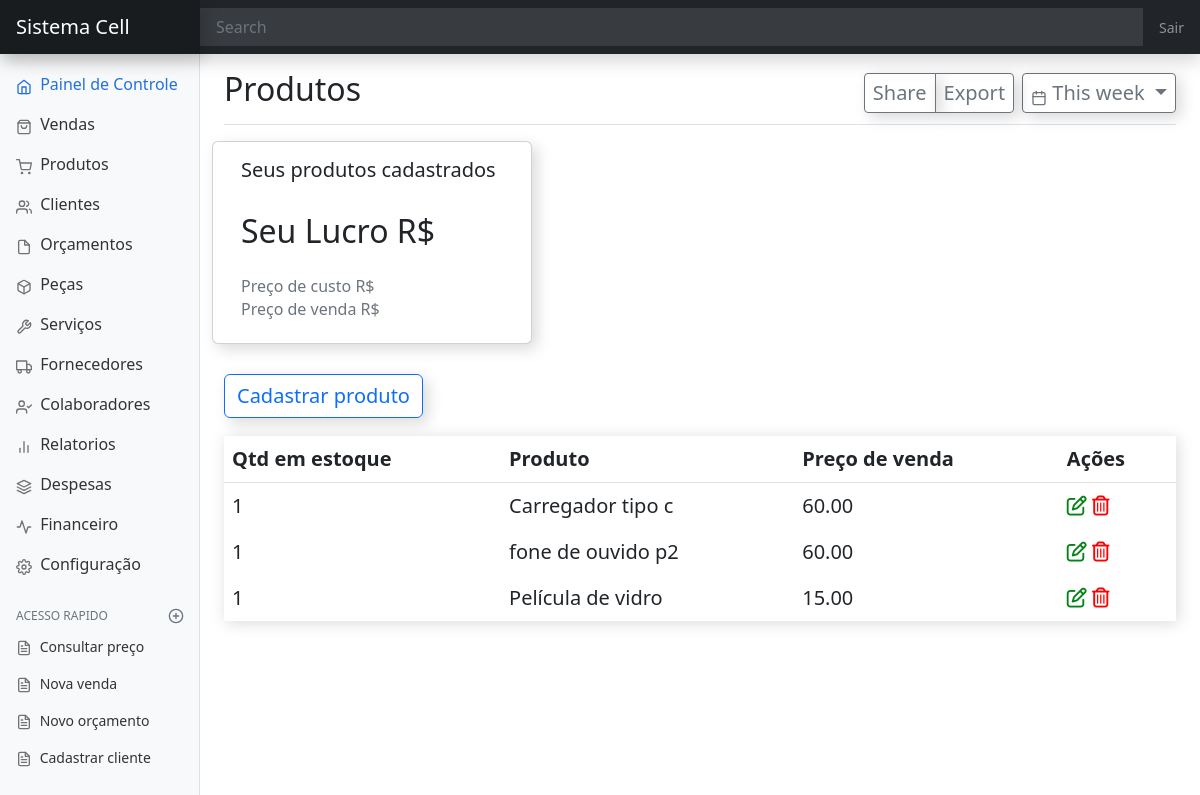
/produtos, run on an earlier commit of the app's database.
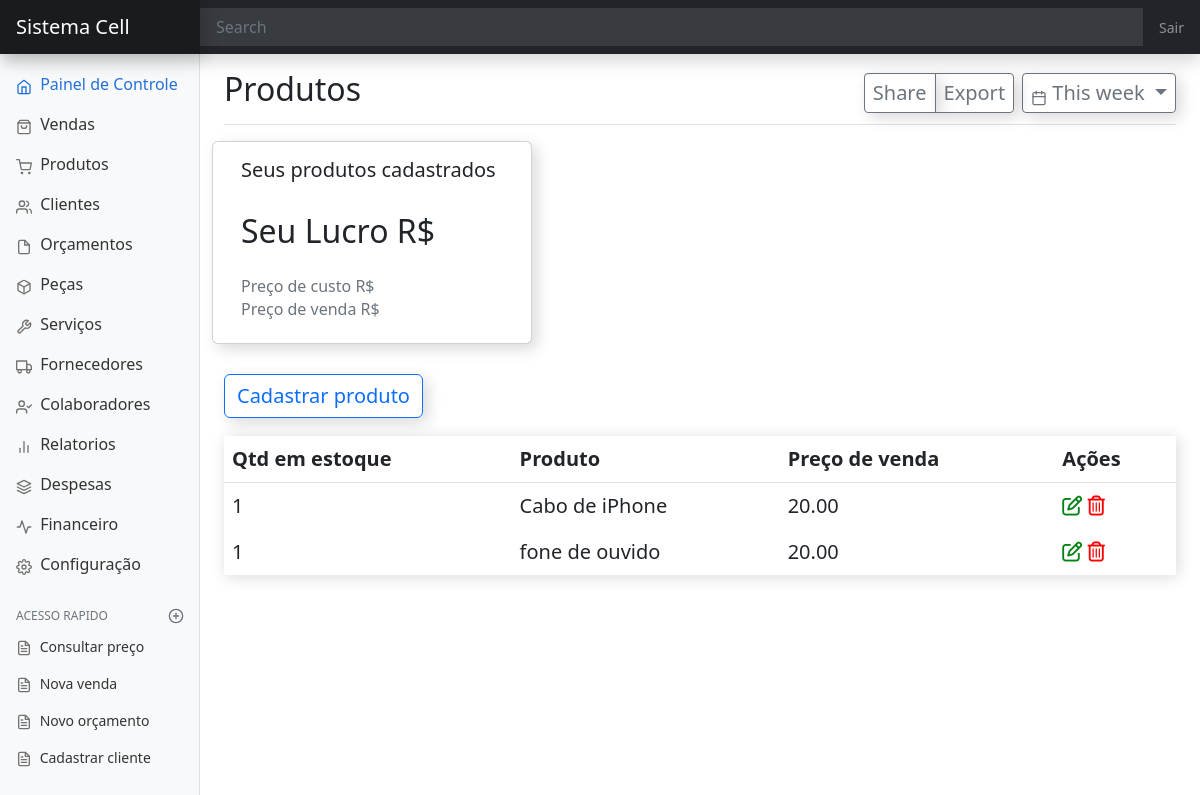
And on a later commit of the database.
### produto/models.py (models this page shows, shortened)
class Produto(models.Model):
    FONES = 'FN'
    CAPAS = 'CP'
    PELICULAS = 'PL'
    ADAPTADORES = 'AD'
    CABOS = 'CB'
    CELULARES = 'CL'
    IPHONES = 'IP'
    CARREGADORES = 'CR'
    FONTES = 'FT'
    DIVERSOS = 'DV'
    INFORMATICA = 'IN'
    CATEGORIAS_PRODUTOS = [
        (FONES, 'Fones'),
        (CABOS, 'Cabos'),
        (CAPAS, 'Capas'),
        (PELICULAS, 'Peliculas'),
        (ADAPTADORES, 'Adaptadores'),
        (CELULARES, 'Celulares'),
        (IPHONES, 'iPhones'),
        (CARREGADORES, 'Carregadores'),
        (FONTES, 'Fontes'),
        (DIVERSOS, 'Diversos'),
        (INFORMATICA, 'Informatica')
    ]
    PIX = 'PX'
    CARTAO_CREDITO = 'CC'
    CARTAO_DEBITO = 'CD'
    DINHEIRO = 'DN'
    FIADO = 'FD'
    FORMA_PAGAMENTO = [
        (PIX, 'Pix'),
        (CARTAO_CREDITO, 'Cartāo de credito'),
        (CARTAO_DEBITO, 'Cartāo de debito'),
        (DINHEIRO, 'Dinheiro'),
        (FIADO, 'Fiado')
    ]
    data_criacao = models.DateTimeField(auto_now_add=True)
    data_edicao = models.DateTimeField(auto_now=True)
    nome_produto = models.CharField(max_length=99)
    categoria_produtos = models.CharField(max_length=2, choices=CATEGORIAS_PRODUTOS, null=True, blank=True)
    quantidade = models.IntegerField()
    codigo_de_barras = models.IntegerField(null=True, blank=True)
    preco_de_custo = models.DecimalField(max_digits=9, decimal_places=2)
    preco = models.DecimalField(max_digits=9, decimal_places=2)
    forma_pagamento = models.CharField(choices=FORMA_PAGAMENTO, max_length=2, default=PIX)
    fornecedor = models.ForeignKey(Fornecedores, on_delete=models.CASCADE, null=True, blank=True)
    observacao = models.TextField(null=True, blank=True)

### produto/views.py (the view)
# urls.py: path('produtos', ListaProduto.as_view(), name='produtos'),
class ListaProduto(ListView):
    model = Produto
    template_name = 'produto/pagina-inicial-produto.html'

### produto/templates/produto/pagina-inicial-produto.html (shortened to what this page needs)
{% extends 'dashboard/pagina-inicial.html'%}
{% block titulo %}
  Produtos
{% endblock titulo %}
{% block conteudo %}
<div class="row" id="relatorio-peca">
    <div class="card">
        <div class="card-body">
          <h5 class="card-title">Seus produtos cadastrados <b></b></h5>
          <h2 class="card-text">Seu Lucro R$</h2>
          <h6 class="card-subtitle mb-2 text-muted">Preço de custo R$</h6>
          <h6 class="card-subtitle mb-2 text-muted">Preço de venda R$</h6>
        </div>
      </div>
</div>
<div>
    <a
            class="btn btn-outline-primary"
            data-toggle="modal"
            data-target="#staticBackdrop"
            hx-get="{% url 'criar-produtos' %}"
            hx-target="#adicionar-conteudo"
            hx-swap="innerHTML"> Cadastrar produto</a>
</div>
<div style="padding-top:18px">
    <table class="table table-borderless table-hover" style="box-shadow: 2px 2px 15px 0px rgba(4, 4, 4, 0.15);">
        <thead style="border-bottom: 0.15px solid rgb(229, 224, 224)">
        <tr>
            <th>Qtd em estoque</th>
            <th>Produto</th>
            <th>Preço de venda</th>
            <th>Ações</th>
        </tr>
        </thead>
        <tbody id="produto-Tbody">
            {% include "produto/tabela/tabela-produto.html" %}
        </tbody>
    </table>
</div>
{% endblock conteudo %}

### produto/templates/produto/tabela/linhas-tabela-produto.html
<tr id="trProduto{{ object.pk }}">
    <td>{{ object.quantidade }}</td>
    <td>{{ object.nome_produto }}</td>
    <td>{{ object.preco|default:'---' }}</td>
    <td>
        <span data-toggle="modal" data-target="#staticBackdrop"
            hx-get="{% url 'editar-produtos' object.pk %}"
            hx-target="#adicionar-conteudo">
            <i class="fa-regular fa-pen-to-square" style="color: rgb(4, 131, 21);"></i>
        </span>
        <span data-toggle="modal" data-target="#success_tic_delete"
            hx-get="{% url 'apagar-produtos' object.pk %}" hx-confirm="Deseja mesmo apagar {{ object.nome }} ?"
            hx-target="closest tr" hx-swap="outerHTML swap:300ms">
            <i class="fa-regular fa-trash-can" style="color: red;"></i>
        </span>
    </td>
</tr>

What changed in the data, as far as the page shows it:
removed Produto: quantidade "1", nome_produto "Película de vidro", preco "15.00"
changed Produto: nome_produto "Carregador tipo c" → "Cabo de iPhone"; preco "60.00" → "20.00"
changed Produto: nome_produto "fone de ouvido p2" → "fone de ouvido"; preco "60.00" → "20.00"
